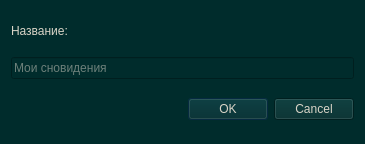
<?xml version="1.0" encoding="UTF-8"?>
<ui version="4.0">
 <class>CategoryCreateDialog</class>
 <widget class="QDialog" name="CategoryCreateDialog">
  <property name="windowModality">
   <enum>Qt::WindowModal</enum>
  </property>
  <property name="geometry">
   <rect>
    <x>0</x>
    <y>0</y>
    <width>365</width>
    <height>144</height>
   </rect>
  </property>
  <property name="sizePolicy">
   <sizepolicy hsizetype="Preferred" vsizetype="Fixed">
    <horstretch>0</horstretch>
    <verstretch>0</verstretch>
   </sizepolicy>
  </property>
  <property name="minimumSize">
   <size>
    <width>365</width>
    <height>144</height>
   </size>
  </property>
  <property name="maximumSize">
   <size>
    <width>123456</width>
    <height>144</height>
   </size>
  </property>
  <property name="windowTitle">
   <string>Новая категория</string>
  </property>
  <property name="styleSheet">
   <string notr="true">background-color: rgb(0, 44, 44);
selection-background-color: rgb(7, 52, 80);
alternate-background-color: rgb(0, 25, 25);

color: rgb(217, 212, 199);

font: 11.5pt &quot;MS Shell Dlg 2&quot;;</string>
  </property>
  <layout class="QVBoxLayout" name="verticalLayout" stretch="1,1,3">
   <property name="sizeConstraint">
    <enum>QLayout::SetDefaultConstraint</enum>
   </property>
   <item>
    <widget class="QLabel" name="lblTitle">
     <property name="sizePolicy">
      <sizepolicy hsizetype="Preferred" vsizetype="Fixed">
       <horstretch>0</horstretch>
       <verstretch>0</verstretch>
      </sizepolicy>
     </property>
     <property name="text">
      <string>Название:</string>
     </property>
    </widget>
   </item>
   <item>
    <widget class="QLineEdit" name="leTitle">
     <property name="inputMask">
      <string/>
     </property>
     <property name="text">
      <string/>
     </property>
     <property name="placeholderText">
      <string>Мои сновидения</string>
     </property>
    </widget>
   </item>
   <item>
    <widget class="QDialogButtonBox" name="buttonBox">
     <property name="orientation">
      <enum>Qt::Horizontal</enum>
     </property>
     <property name="standardButtons">
      <set>QDialogButtonBox::Cancel|QDialogButtonBox::Ok</set>
     </property>
    </widget>
   </item>
  </layout>
 </widget>
 <resources/>
 <connections>
  <connection>
   <sender>buttonBox</sender>
   <signal>accepted()</signal>
   <receiver>CategoryCreateDialog</receiver>
   <slot>accept()</slot>
   <hints>
    <hint type="sourcelabel">
     <x>248</x>
     <y>254</y>
    </hint>
    <hint type="destinationlabel">
     <x>157</x>
     <y>274</y>
    </hint>
   </hints>
  </connection>
  <connection>
   <sender>buttonBox</sender>
   <signal>rejected()</signal>
   <receiver>CategoryCreateDialog</receiver>
   <slot>reject()</slot>
   <hints>
    <hint type="sourcelabel">
     <x>316</x>
     <y>260</y>
    </hint>
    <hint type="destinationlabel">
     <x>286</x>
     <y>274</y>
    </hint>
   </hints>
  </connection>
 </connections>
</ui>
